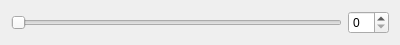
<?xml version="1.0" encoding="UTF-8"?>
<ui version="4.0">
 <class>SliderSpinBox</class>
 <widget class="QWidget" name="SliderSpinBox">
  <property name="geometry">
   <rect>
    <x>0</x>
    <y>0</y>
    <width>400</width>
    <height>38</height>
   </rect>
  </property>
  <property name="windowTitle">
   <string>SliderSpinBox</string>
  </property>
  <layout class="QGridLayout" name="gridLayout">
   <item row="0" column="0">
    <widget class="QSlider" name="horizontalSlider">
     <property name="orientation">
      <enum>Qt::Horizontal</enum>
     </property>
    </widget>
   </item>
   <item row="0" column="1">
    <widget class="QSpinBox" name="spinBox"/>
   </item>
  </layout>
 </widget>
 <layoutdefault spacing="6" margin="11"/>
 <resources/>
 <connections/>
</ui>
